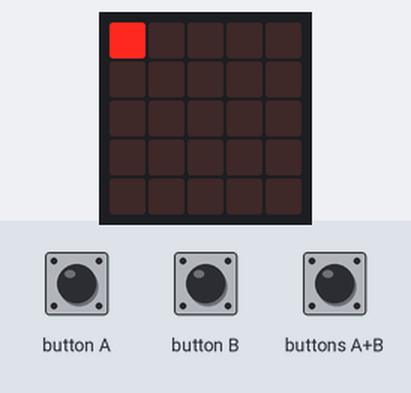
Bench run of a program on a simulated BBC micro:bit (MakeCode). Shown: the board's 5×5 LED display. The inputs (shaded band) are chosen by the test bench.

Above: at 1.2 s.
1.3 s: button A pressed for 0.15 s
At 1.8 s:
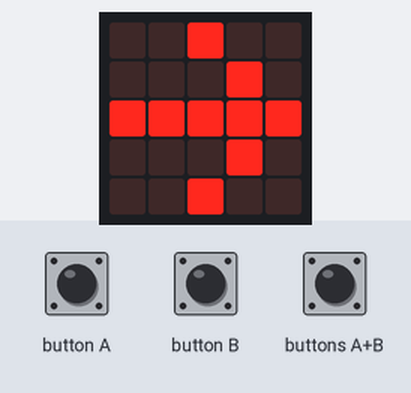
2.0 s: button B pressed for 0.15 s
At 3.2 s:
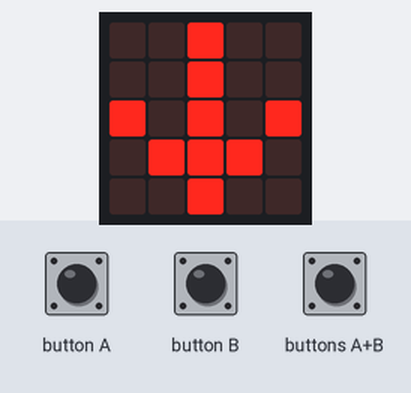
5.1 s: button A pressed for 0.15 s
At 6.4 s:
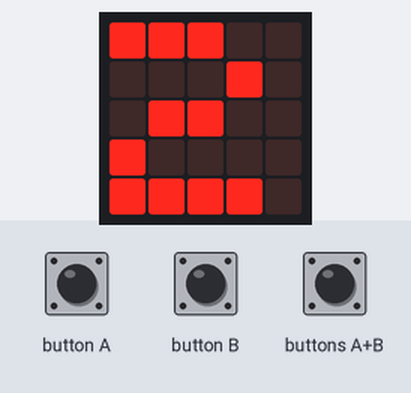
Timing chart, 0 to 8.1 s (numbered marks = the images above; inputs shaded):
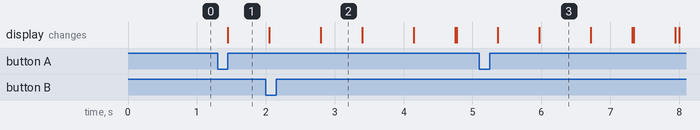

The program:

main.ts
```typescript
input.onButtonPressed(Button.A, function () {
    basic.showArrow(ArrowNames.East)
    coordenada_X += 1
    basic.showNumber(coordenada_X)
    basic.pause(200)
})
function validar_Coordenadas () {
    if (coordenada_X <= 0 && coordenada_Y <= 0) {
        coordenadas = game.createSprite(coordenada_X, coordenada_Y)
        return true
    } else {
        return false
    }
}
input.onButtonPressed(Button.AB, function () {
    coordenada_X = 0
    coordenada_Y = 0
    basic.clearScreen()
})
input.onButtonPressed(Button.B, function () {
    basic.showArrow(ArrowNames.South)
    coordenada_Y += 1
    basic.showNumber(coordenada_Y)
    basic.pause(200)
})
let coordenadas: game.LedSprite = null
let coordenada_Y = 0
let coordenada_X = 0
let vuelos = 0
coordenada_X = 0
coordenada_Y = 0
basic.forever(function () {
    if (!(validar_Coordenadas())) {
        basic.showIcon(IconNames.Angry)
    }
})
```

test.ts
```typescript
// aquí va el archivo "tests"; esto no se compilará cuando este paquete se utilice como una extensión.
```

Measured:
- after the input at 1.3 s, the display: changes after 0.15 s (image 1)
- after the input at 2.0 s, the display: first differs from a run without the input after 0.80 s (image 2)
- after the input at 5.1 s, the display: first changes after 0.27 s (image 3 shows a later state)
- what the display in image 2 shows lasts 0.6 s, from 2.8 s to 3.4 s
- what the display in image 3 shows lasts 0.7 s, from 6.0 s to 6.7 s
